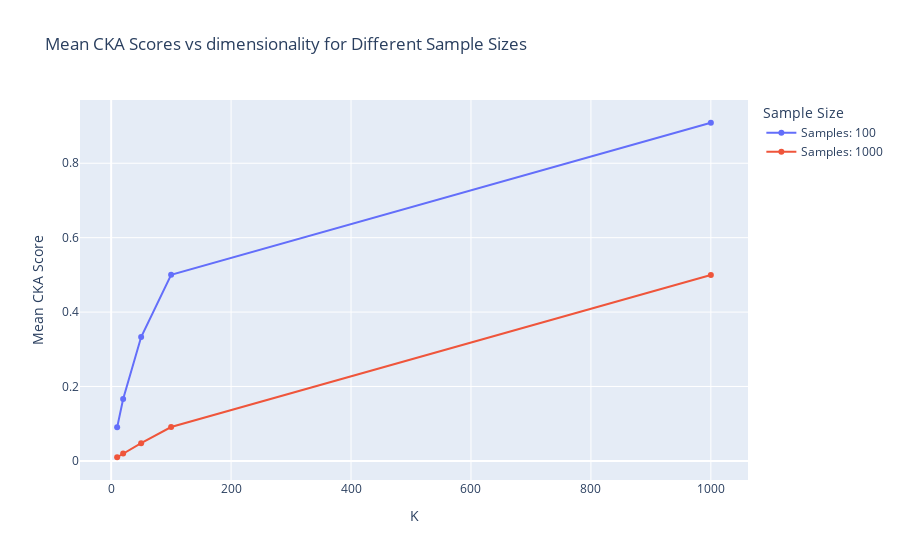

The notebook cell this image was saved under:
### Code cell
import plotly.graph_objects as go

# Prepare the data for plotting
x_values = [k*starting_dim for k in K]
traces = []

for n in num_samples:
    y_values = [results[n][k*starting_dim].item() for k in K]
    traces.append(go.Scatter(x=x_values, y=y_values, mode='lines+markers', name=f'Samples: {n}'))

# Create the plot
fig = go.Figure(traces)

# Add layout details
fig.update_layout(
    title='Mean CKA Scores vs dimensionality for Different Sample Sizes',
    xaxis_title='K',
    yaxis_title='Mean CKA Score',
    legend_title='Sample Size'
)

# Show the plot
fig.show()

### Figure 1 — Plotly figure (JSON) as saved in the notebook; plotly's stock layout.template omitted (floating-point values rounded to 4 significant figures)
{"data": [{"mode": "lines+markers", "name": "Samples: 100", "type": "scatter", "x": [10, 20, 50, 100, 1000], "y": [0.09015, 0.1663, 0.333, 0.5004, 0.9089]}, {"mode": "lines+markers", "name": "Samples: 1000", "type": "scatter", "x": [10, 20, 50, 100, 1000], "y": [0.009784, 0.01981, 0.04751, 0.09095, 0.4997]}], "layout": {"legend": {"title": {"text": "Sample Size"}}, "title": {"text": "Mean CKA Scores vs dimensionality for Different Sample Sizes"}, "xaxis": {"title": {"text": "K"}}, "yaxis": {"title": {"text": "Mean CKA Score"}}}}
